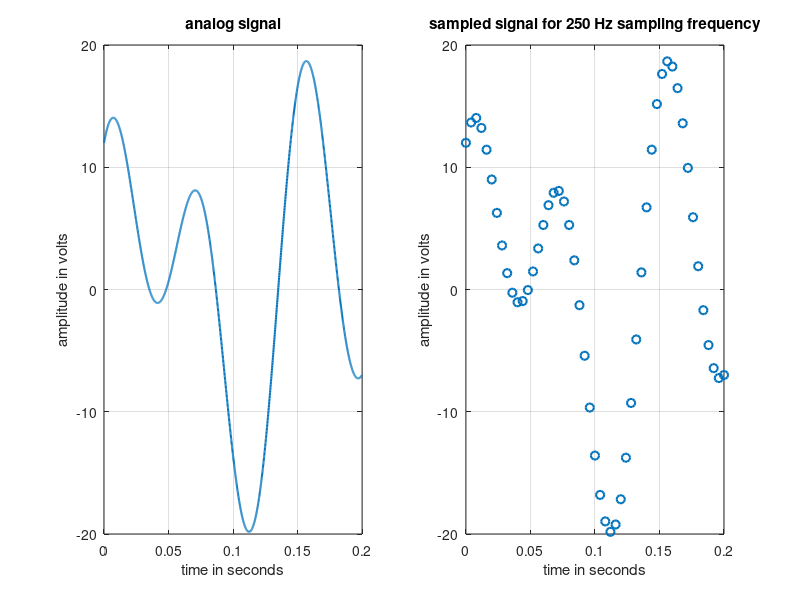
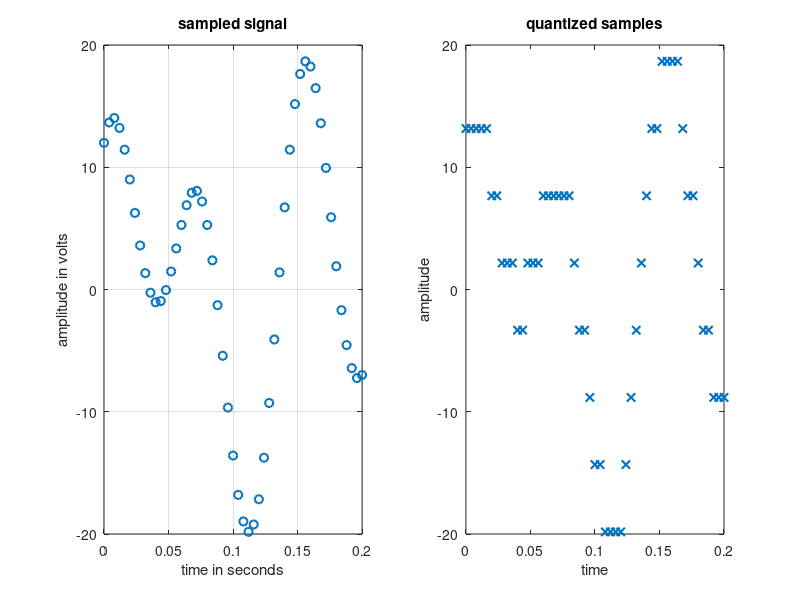

Here is the MATLAB script that generated these plots, in order:
clc 
clear all 
close all 

% 22-47006-1
% AB-CDEFG-H
a1= 1;
a2= 3;
a3= 2;
a4= 4;
f1= 11;
f2= 13;
f3= 7;
f4= 8;
% sig = a1*sin(2*pi*f1*t) + a2*cos(2*pi*f2*t) + a3*sin(2*pi*f3*t) + a4*sin(2*pi*f4*t); 
% [a1 = F + 1, a2 = F + 3, a3 = F + 2, a4 = F + 4, f1 = G + 5, f2 = G + 7, f3 = G + 1, f4 = G + 2]

time_duration = 0.2;

a = [0.4 0.6 0.8]; 
f = [5 12 20];
analog_t = 0:0.0001:time_duration;
analog_sig = a1*sin(2*pi*f1*analog_t) + 12*cos(2*pi*f2*analog_t) + 7*sin(a3*pi*f3*analog_t) + a4*sin (2*pi*f4*analog_t);
figure
subplot(121)
plot(analog_t, analog_sig,'linewidth',1.5)
grid on
xlabel('time in seconds')
ylabel('amplitude in volts')
title('analog signal')
%% Sampling Frequency
fs = 250;
ts = 1/fs;

%% Sampling
samp_t = 0:1/fs:time_duration;
samp_sig = a1*sin(2*pi*f1*samp_t) + 12*cos(2*pi*f2*samp_t) + 7*sin(a3*pi*f3*samp_t) + a4*sin (2*pi*f4*samp_t);
subplot(122)
plot(samp_t, samp_sig,'o','linewidth',1.5)
grid on
xlabel('time in seconds')
ylabel('amplitude in volts')
title(['sampled signal for ',num2str(fs),' Hz sampling frequency'])

%% Levels for Quantization
L = 8;

delta = (max(samp_sig) - min(samp_sig))/(L-1); % step size
quant_sig = min(samp_sig) + round((samp_sig - min(samp_sig))/delta)*delta; % quantized signal
figure
subplot(1,2,1)
plot(samp_t, samp_sig,'o','linewidth',1.5)
grid on
xlabel('time in seconds')
ylabel('amplitude in volts')
title('sampled signal')
subplot(1,2,2)
plot(samp_t, quant_sig,'x','linewidth',1.5);
xlabel('time')
ylabel('amplitude')
title('quantized samples')

%% Number of Bits/Sample
nb = log2(L);
%% Encoding
% SNRdb = 25;

% nb = (SNRdb - 1.76)/6.02);
% L = ceil(2^nb)



i = round((samp_sig-min(samp_sig))/delta); 
dig_data_matrix = de2bi(i,nb); 
dig_data = reshape(dig_data_matrix',1,[]); 
disp(['The index values for encoding from quantization of the sampled signal are: ',num2str(i)])
disp(['The converted bits from the input analog signal are: ',num2str(dig_data)])